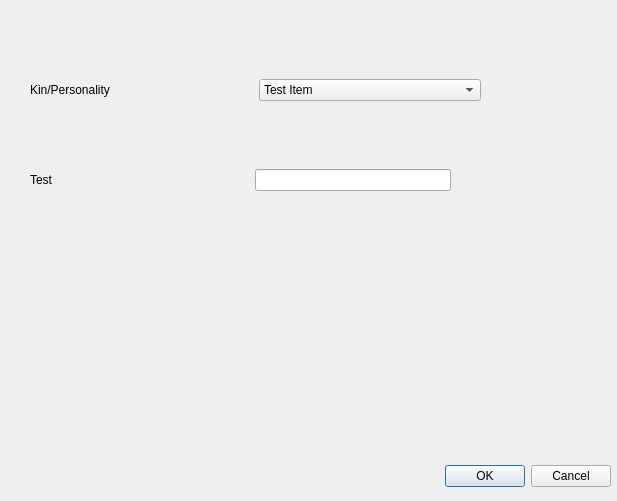
<?xml version="1.0" encoding="UTF-8"?>
<ui version="4.0">
 <class>addJournalEntry</class>
 <widget class="QDialog" name="addJournalEntry">
  <property name="geometry">
   <rect>
    <x>0</x>
    <y>0</y>
    <width>617</width>
    <height>501</height>
   </rect>
  </property>
  <property name="windowTitle">
   <string>Dialog</string>
  </property>
  <widget class="QDialogButtonBox" name="buttons">
   <property name="geometry">
    <rect>
     <x>270</x>
     <y>460</y>
     <width>341</width>
     <height>32</height>
    </rect>
   </property>
   <property name="orientation">
    <enum>Qt::Horizontal</enum>
   </property>
   <property name="standardButtons">
    <set>QDialogButtonBox::Cancel|QDialogButtonBox::Ok</set>
   </property>
  </widget>
  <widget class="QWidget" name="horizontalLayoutWidget">
   <property name="geometry">
    <rect>
     <x>30</x>
     <y>50</y>
     <width>451</width>
     <height>80</height>
    </rect>
   </property>
   <layout class="QHBoxLayout" name="horizontalLayout">
    <item>
     <widget class="QLabel" name="label">
      <property name="text">
       <string>Kin/Personality</string>
      </property>
     </widget>
    </item>
    <item>
     <widget class="QComboBox" name="comboBox">
      <item>
       <property name="text">
        <string>Test Item</string>
       </property>
      </item>
     </widget>
    </item>
   </layout>
  </widget>
  <widget class="QWidget" name="horizontalLayoutWidget_2">
   <property name="geometry">
    <rect>
     <x>30</x>
     <y>140</y>
     <width>421</width>
     <height>80</height>
    </rect>
   </property>
   <layout class="QHBoxLayout" name="horizontalLayout_2">
    <item>
     <widget class="QLabel" name="label_2">
      <property name="text">
       <string>Test</string>
      </property>
     </widget>
    </item>
    <item>
     <spacer name="horizontalSpacer">
      <property name="orientation">
       <enum>Qt::Horizontal</enum>
      </property>
      <property name="sizeHint" stdset="0">
       <size>
        <width>40</width>
        <height>20</height>
       </size>
      </property>
     </spacer>
    </item>
    <item>
     <widget class="QLineEdit" name="lineEdit"/>
    </item>
   </layout>
  </widget>
 </widget>
 <resources/>
 <connections>
  <connection>
   <sender>buttons</sender>
   <signal>accepted()</signal>
   <receiver>addJournalEntry</receiver>
   <slot>accept()</slot>
   <hints>
    <hint type="sourcelabel">
     <x>248</x>
     <y>254</y>
    </hint>
    <hint type="destinationlabel">
     <x>157</x>
     <y>274</y>
    </hint>
   </hints>
  </connection>
  <connection>
   <sender>buttons</sender>
   <signal>rejected()</signal>
   <receiver>addJournalEntry</receiver>
   <slot>reject()</slot>
   <hints>
    <hint type="sourcelabel">
     <x>316</x>
     <y>260</y>
    </hint>
    <hint type="destinationlabel">
     <x>286</x>
     <y>274</y>
    </hint>
   </hints>
  </connection>
 </connections>
</ui>
